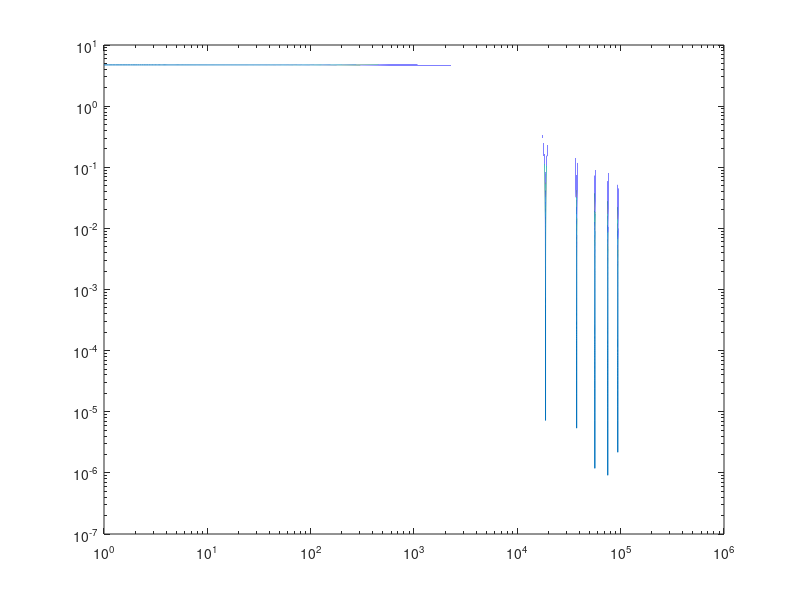

The MATLAB source for this figure:
cee = 299792458; 
OMEG = 2*pi*cee/(1064.0*10-9); 
L = 4000.0; 
nu = 1:.1:100000;
nat_nu = 2*pi.*nu;
h0 = 1; 

H = h0*2.0*L*OMEG.*exp((-1i*L*2.0*pi.*nu)/cee).*sin((L*2.0*pi*nu)/cee)./(cee*(L*2.0*pi*nu/cee));

loglog(nu, abs(real(H)))

xlim([1,1000000])